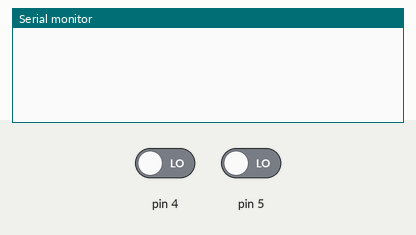
The sketch below on a simulated Arduino Uno, built with avr-gcc and run on an emulated ATmega328P. Parts: the last lines printed to the serial monitor. The inputs (shaded band) are chosen by the test bench; at power-on: pin 4 LOW, pin 5 LOW.

Above: at 1.2 s.
1.3 s: pin 4 driven HIGH
At 1.7 s:
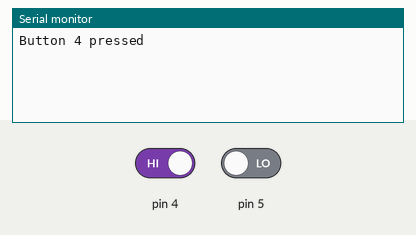
2.8 s: pin 5 driven HIGH
At 4.0 s:
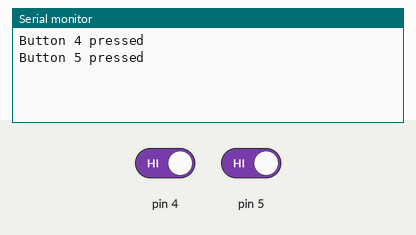
4.3 s: pin 5 driven LOW
At 5.2 s:
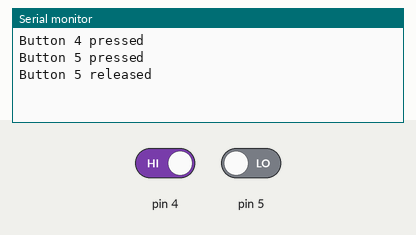

Measured:
- after the input at 1.3 s, the serial monitor: prints a new line after 0.05 s (image 1)
- after the input at 2.8 s, the serial monitor: prints a new line after 0.05 s (image 2)
- after the input at 4.3 s, the serial monitor: prints a new line after 0.05 s (image 3)

The sketch:

Buttons_Part_7.0_Sample_Solution.ino
```cpp
/*
 * Finally, we need to actually put the functions into a library.
 *
 * Open the tabs needed for the Buttons library (.h and .cpp files).
 *
 * Look up conditional compilation (https://www.cs.auckland.ac.nz/references/unix/digital/AQTLTBTE/DOCU_078.HTM).
 *   If you look at the previous library examples, you'll notice
 *   that we've already used #ifndef and we use #define.  Include
 *   an #ifndef statement at the top of the library beneath the
 *   #include statement to #define NUM_OF_BUTTONS to some default.
 *   This lets you include your library in other applications
 *   and define the number of buttons it will allocate memory for.
 *
 * Think about what things should be public and what should be
 *   private in the library.  Data is generally private where
 *   functions are public, but functions such as pinLocation don't
 *   need to be accessible outside of the library.
 *
 * Remember that functions called by other functions withing the
 *   library, such as a function calling 'isAttached(pinNum)'
 *   must use 'this->isAttached(pinNum)'.
 *
 * Remember to add a constructor.
 *
 */

// Define how many buttons will be used
#define NUM_OF_BUTTONS 3

// Include the library
#include "Buttons.h"

// Initialize a buttons object
Buttons buttons;

void setup()
{
  // Begin Serial
  Serial.begin(9600);
  delay(50);

  // Initialize a couple buttons calling attachButton
  buttons.attachButton(4);
  buttons.attachButton(5);

}

void loop()
{
  // Update the button states
  buttons.updateButtonStates();

  // Call the justPressed and justReleased functions to see what
  //   the result is
  if (buttons.wasPressed(4))
  {
    Serial.println("Button 4 pressed");
  }
  else if (buttons.wasReleased(4))
  {
    Serial.println("Button 4 released");
  }

  if (buttons.wasPressed(5))
  {
    Serial.println("Button 5 pressed");
  }
  else if (buttons.wasReleased(5))
  {
    Serial.println("Button 5 released");
  }
}
```

Buttons.cpp
```cpp
#include "Arduino.h"
#include "Buttons.h"


/* ============================================= *
 *                 Public Functions              *
 * ============================================= */

// The constructor
Buttons::Buttons()
{
  // Just set the number of buttons to 0
  numberOfButtons = 0;
}

// getButtonState
int Buttons::getButtonState(int pinNum)
{
  // Set up a return variable and local variable
  int output = LOW;
  int pinLocation;

  // Check if the pin is one in the list
  if (this->isAttached(pinNum))
  {
    // Get the location
    pinLocation = this->pinPosition(pinNum);

    // Get the last state of the corresponding button
    output = buttonState[pinLocation];
  }

  // Return the output
  return output;
}

// getLastButtonState
int Buttons::getLastButtonState(int pinNum)
{
  // Set up a return variable and local variable
  int output = LOW;
  int pinLocation;

  // Check if the pin is one in the list
  if (this->isAttached(pinNum))
  {
    // Get the location
    pinLocation = this->pinPosition(pinNum);

    // Get the last state of the corresponding button
    output = lastButtonState[pinLocation];
  }

  // Return the output
  return output;
}

// wasPressed
boolean Buttons::wasPressed(int pinNum)
{
  // Set up return variable and local variable
  boolean output = false;
  int pinLocation;

  // Check if the pin is one attached
  if (this->isAttached(pinNum))
  {
    // Get the location of the pin
    pinLocation = this->pinPosition(pinNum);

    // Get the justPressed state
    output = justPressed[pinLocation];

    // Set the justPressed state to false
    justPressed[pinLocation] = false;
  }

  // Return the output
  return output;
}

// wasReleased
boolean Buttons::wasReleased(int pinNum)
{
  // Set up return variable and local variable
  boolean output = false;
  int pinLocation;

  // Check if the pin is one attached
  if (this->isAttached(pinNum))
  {
    // Get the location of the pin
    pinLocation = this->pinPosition(pinNum);

    // Get the justReleased state
    output = justReleased[pinLocation];

    // Set the justReleased state to false
    justReleased[pinLocation] = false;
  }

  // Return the output
  return output;
}

// setDebounceDelay
void Buttons::setDebounceDelay(int pinNum, unsigned long newDebounceDelay)
{
  // Check if the pin is actually one of the buttons
  if (this->isAttached(pinNum))
  {
    // Set the debounceDelay
    debounceDelay[this->pinPosition(pinNum)] = newDebounceDelay;
  }
}

// setDebounceDelays
void Buttons::setDebounceDelays(unsigned long newDebounceDelay)
{
  // Iterate through the buttons
  for (int i = 0; i < numberOfButtons; i++)
  {
    // Set the debounce of each button
    debounceDelay[i] = newDebounceDelay;
  }
}

// updateButtonState
void Buttons::updateButtonState(int pinNum)
{
  // Set up local variables
  int pinLocation;
  int reading;

  // Check that the pin is one of the buttons
  if (this->isAttached(pinNum))
  {
    // Get the location of the data
    pinLocation = this->pinPosition(pinNum);

    // Get the reading
    reading = digitalRead(pinNum);

    // Check if the reading is not what the state is
    if (reading != lastButtonState[pinLocation])
    {
      lastDebounceTime[pinLocation] = millis();
    }

    // Check if the required delay has occured between state changes
    if ((millis() - lastDebounceTime[pinLocation]) > debounceDelay[pinLocation])
    {
      // Update the buttonState
      if (buttonState[pinLocation] != reading)
      {
        buttonState[pinLocation] = reading;

        // If it was just pressed
        if (buttonState[pinLocation] == HIGH)
        {
          justPressed[pinLocation] = true;
        }
        else  // Otherwise, it was just released
        {
          justReleased[pinLocation] = true;
        }
      }
    }

    // Update the last state
    lastButtonState[pinLocation] = reading;
  }
}

// updateButtonStates
void Buttons::updateButtonStates()
{
  // Iterate through all the buttons
  for (int i = 0; i < numberOfButtons; i++)
  {
    // Update the button
    updateButtonState(pins[i]);
  }
}

// attachButton
void Buttons::attachButton(int pinNum)
{
  // Check if the button is already attached, and there's room
  if (!this->isAttached(pinNum) && numberOfButtons < NUM_OF_BUTTONS)
  {
    // Use the number of buttons as the location in the array
    //   to initialize the data
    pins[numberOfButtons] = pinNum;
    pinMode(pinNum, INPUT);

    buttonState[numberOfButtons] = LOW;
    lastButtonState[numberOfButtons] = LOW;

    lastDebounceTime[numberOfButtons] = millis();
    debounceDelay[numberOfButtons] = 50;

    justPressed[numberOfButtons] = false;
    justReleased[numberOfButtons] = false;

    // Increase the number of attached buttons
    numberOfButtons += 1;
  }
}

// detachButton
void Buttons::detachButton(int pinNum)
{
  // Local variable for storing the location
  int pinLocation;

  // Check if it's attached
  if (this->isAttached(pinNum))
  {
    // Get the location
    pinLocation = this->pinPosition(pinNum);

    // Shift all the data in the arrays past the point of the
    //   pin position over one
    int i = pinLocation;
    while (i < numberOfButtons - 1)
    {
      // Set the data as the data at the next location (shift it)
      pins[i] = pins[i + 1];

      buttonState[i] = buttonState[i + 1];
      lastButtonState[i] = lastButtonState[i + 1];

      lastDebounceTime[i] = lastDebounceTime[i + 1];
      debounceDelay[i] = debounceDelay[i + 1];

      justPressed[i] = justPressed[i + 1];
      justReleased[i] = justReleased[i + 1];

      i++;
    }

    // Decrease the number of buttons
    numberOfButtons -= 1;
  }
}


/* ============================================= *
 *                Private Functions              *
 * ============================================= */

// isAttached
boolean Buttons::isAttached(int pinNum)
{
  // Set up a return variable
  boolean output = false;

  // Iterate through the buttons
  int i = 0;
  while (i < numberOfButtons && output == false)
  {
    // Check if the pin number is the current pin
    if (pinNum == pins[i])
    {
      // If it is, set the output to true
      output = true;
    }

    i++;
  }

  // Return the output
  return output;
}

// pinPosition
int Buttons::pinPosition(int pinNum)
{
  // Set up a return variable
  int output = -1;

  // Iterate through the buttons
  int i = 0;
  while (i < numberOfButtons && output < 0)
  {
    // Check if the input pin is the same as the pin at the
    //   index in the array
    if (pinNum == pins[i])
    {
      // Set the location as the output location
      output = i;
    }

    i++;
  }

  // Return the output
  return output;
}
```

Buttons.h
```cpp
#ifndef Buttons_h
#define Buttons_h

#include "Arduino.h"

// Define the default number of buttons
#ifndef NUM_OF_BUTTONS
#define NUM_OF_BUTTONS 10
#endif

class Buttons
{
  private:
    // Private variables
    int pins[NUM_OF_BUTTONS];
    int buttonState[NUM_OF_BUTTONS];
    int lastButtonState[NUM_OF_BUTTONS];
    unsigned long lastDebounceTime[NUM_OF_BUTTONS];
    unsigned long debounceDelay[NUM_OF_BUTTONS];
    int numberOfButtons;
    boolean justPressed[NUM_OF_BUTTONS];
    boolean justReleased[NUM_OF_BUTTONS];

    // Private functions
    boolean isAttached(int pinNum);
    int pinPosition(int pinNum);

  public:
    // Constructor
    Buttons();

    // Public Getters
    int getButtonState(int pinNum);
    int getLastButtonState(int pinNum);
    boolean wasPressed(int pinNum);
    boolean wasReleased(int pinNum);
    void setDebounceDelay(int pinNum, unsigned long newDebounceDelay);
    void setDebounceDelays(unsigned long newDebounceDelay);
    void updateButtonState(int pinNum);
    void updateButtonStates();
    void attachButton(int pinNum);
    void detachButton(int pinNum);
};

#endif
```
